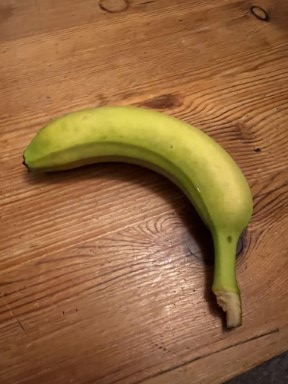
#> input picture banana_data/data/training/under/underripe (10).jpg, 288 x 384 px, found by its file name
$ jupyter execute filtering.ipynb
#> lines starting #> are read from the running program, lines starting #| are printed output that depends on the picture
[cell 1]
#import library atau packages
import numpy as np
import cv2
from google.colab.patches import cv2_imshow
import matplotlib.pyplot as plt

[cell 2]
#import png dan baca
from google.colab import drive
drive.mount('/content/drive')

[cell 3]
mateng = cv2.imread("/content/drive/MyDrive/PCD/Pepe Cede/ripe (2).jpg",0)
overmateng = cv2.imread("/content/drive/MyDrive/PCD/Pepe Cede/overripe (3).jpg",0)
undermateng = cv2.imread("/content/drive/MyDrive/PCD/Pepe Cede/underripe (10).jpg")
#> undermateng is the input picture: shape (384, 288, 3); mean B, G, R 63.7, 105.1, 148.4

[cell 4]
cv2_imshow(mateng)

[cell 5]
cv2_imshow(overmateng)

[cell 6]
cv2_imshow(undermateng)

[cell 7]
row, col, ch = undermateng.shape
#> row = 384; col = 288; ch = 3
kanvas_hsv = np.zeros((row, col, 3), np.uint8)
undermatengHSV = cv2.cvtColor(undermateng, cv2.COLOR_RGB2HSV)
#> undermatengHSV: shape (384, 288, 3); mean H, S, V 106, 150.4, 148.4

[cell 8]
#splitting
h,s,v = cv2.split(undermatengHSV)
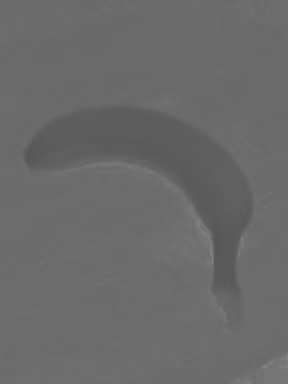
#> h: shape (384, 288); min 86, max 131, mean 106
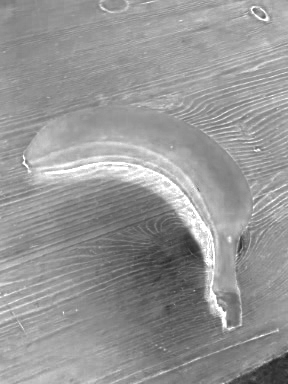
#> s: shape (384, 288); min 31, max 255, mean 150.4
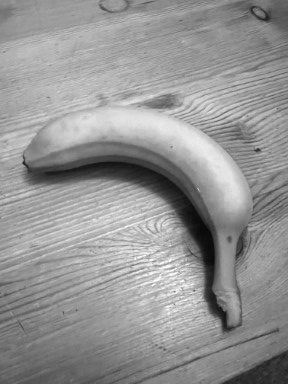
#> v: shape (384, 288); min 7, max 255, mean 148.4
#Preview HSV setelah di splitting
cv2_imshow(h)
cv2_imshow(s)
cv2_imshow(v)

$ run again, with banana_data/data/training/under/underripe (122).jpg copied over banana_data/data/training/under/underripe (10).jpg
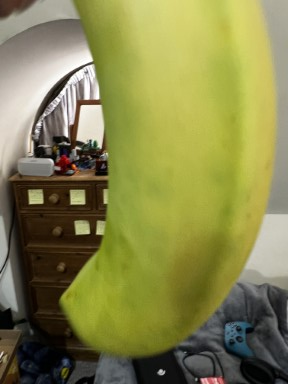
#> input picture banana_data/data/training/under/underripe (122).jpg, 288 x 384 px, found by its file name
#> undermateng is the input picture: shape (384, 288, 3); mean B, G, R 75.8, 132.4, 133.6
#> undermatengHSV: shape (384, 288, 3); mean H, S, V 85.9, 119.5, 136.8
#> `h,s,v = cv2.split(undermatengHSV)`:
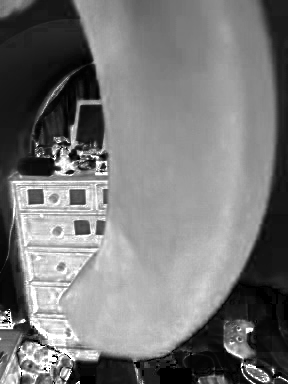
#> s: shape (384, 288); min 0, max 255, mean 119.5
#> `h,s,v = cv2.split(undermatengHSV)`:
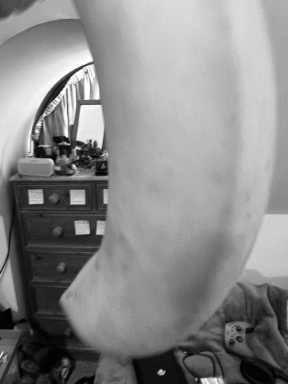
#> v: shape (384, 288); min 0, max 255, mean 136.8

$ run again, with banana_data/data/training/under/underripe (123).jpg copied over banana_data/data/training/under/underripe (10).jpg
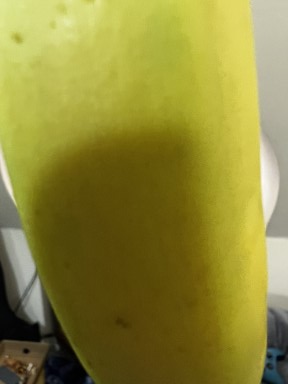
#> input picture banana_data/data/training/under/underripe (123).jpg, 288 x 384 px, found by its file name
#> undermateng is the input picture: shape (384, 288, 3); mean B, G, R 56, 135.8, 142.7
#> undermatengHSV: shape (384, 288, 3); mean H, S, V 90.4, 166.4, 143.7
#> `h,s,v = cv2.split(undermatengHSV)`:
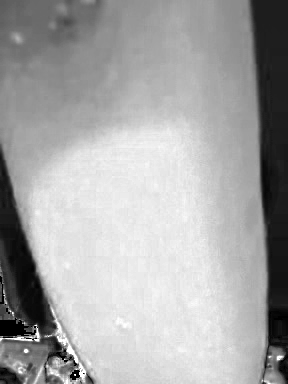
#> s: shape (384, 288); min 0, max 255, mean 166.4
#> `h,s,v = cv2.split(undermatengHSV)`:
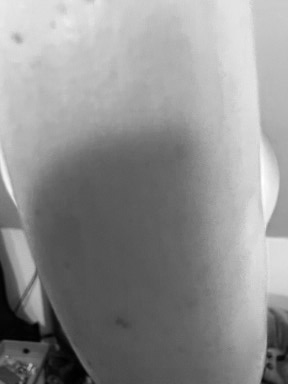
#> v: shape (384, 288); min 0, max 255, mean 143.7

$ run again, with banana_data/data/training/under/underripe (125).jpg copied over banana_data/data/training/under/underripe (10).jpg
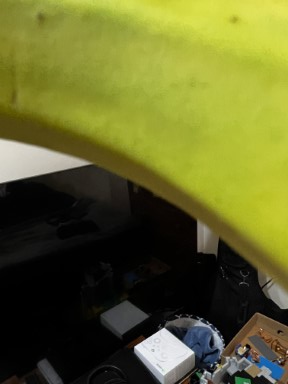
#> input picture banana_data/data/training/under/underripe (125).jpg, 288 x 384 px, found by its file name
#> undermateng is the input picture: shape (384, 288, 3); mean B, G, R 42.5, 102.3, 100
#> undermatengHSV: shape (384, 288, 3); mean H, S, V 65.8, 115.8, 104.7
#> `h,s,v = cv2.split(undermatengHSV)`:
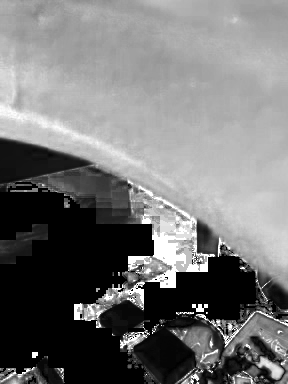
#> s: shape (384, 288); min 0, max 255, mean 115.8
#> `h,s,v = cv2.split(undermatengHSV)`:
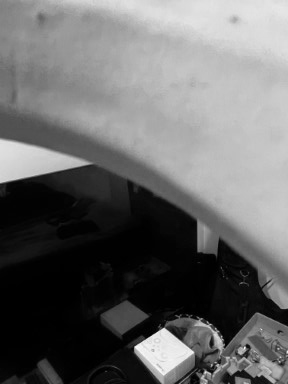
#> v: shape (384, 288); min 0, max 252, mean 104.7
